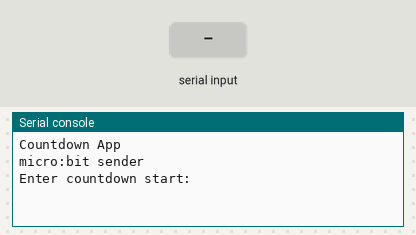
The program below on a simulated BBC micro:bit running MicroPython. Parts: the last lines printed to the serial console. The test bench sets the inputs (shaded band). No radio messages arrive unless stated (any console line starting 'radio sent:' is added by the test bench).

Above: at 2.2 s.
2.3 s: "5" typed at the serial console, then Enter
At 2.9 s:
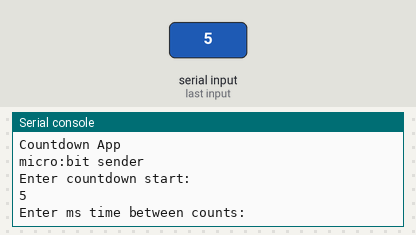
3.8 s: "90" typed at the serial console, then Enter
At 5.0 s:
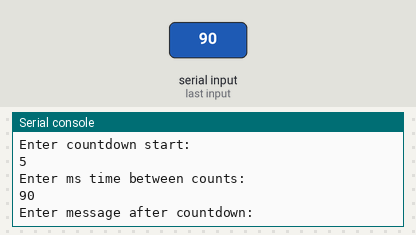
5.3 s: "200" typed at the serial console, then Enter
At 6.4 s:
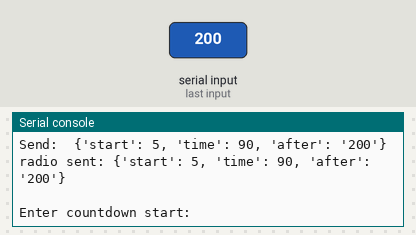

The program:

countdownSender.py
```python
# countdownSender.py

from microbit import *
import radio

radio.on()
radio.config(channel=7,length=50)

sleep(1000)

print("Countdown App")
print("micro:bit sender")

while True:
    text = input("Enter countdown start: ")
    value = int(text)
    text = input("Enter ms time between counts: ")
    ms = int(text)
    message = input("Enter message after countdown: ")

    dictionary = {  }
    dictionary['start'] = value
    dictionary['time'] = ms
    dictionary['after'] = message

    packet = str(dictionary)

    print("Send: ", packet)
    radio.send(packet)

    print()
```

Measured:
- after the input at 2.3 s, the serial console: prints a new line at once (image 1)
- after the input at 3.8 s, the serial console: prints a new line at once (image 2)
- after the input at 5.3 s, the serial console: prints a new line at once (image 3)
